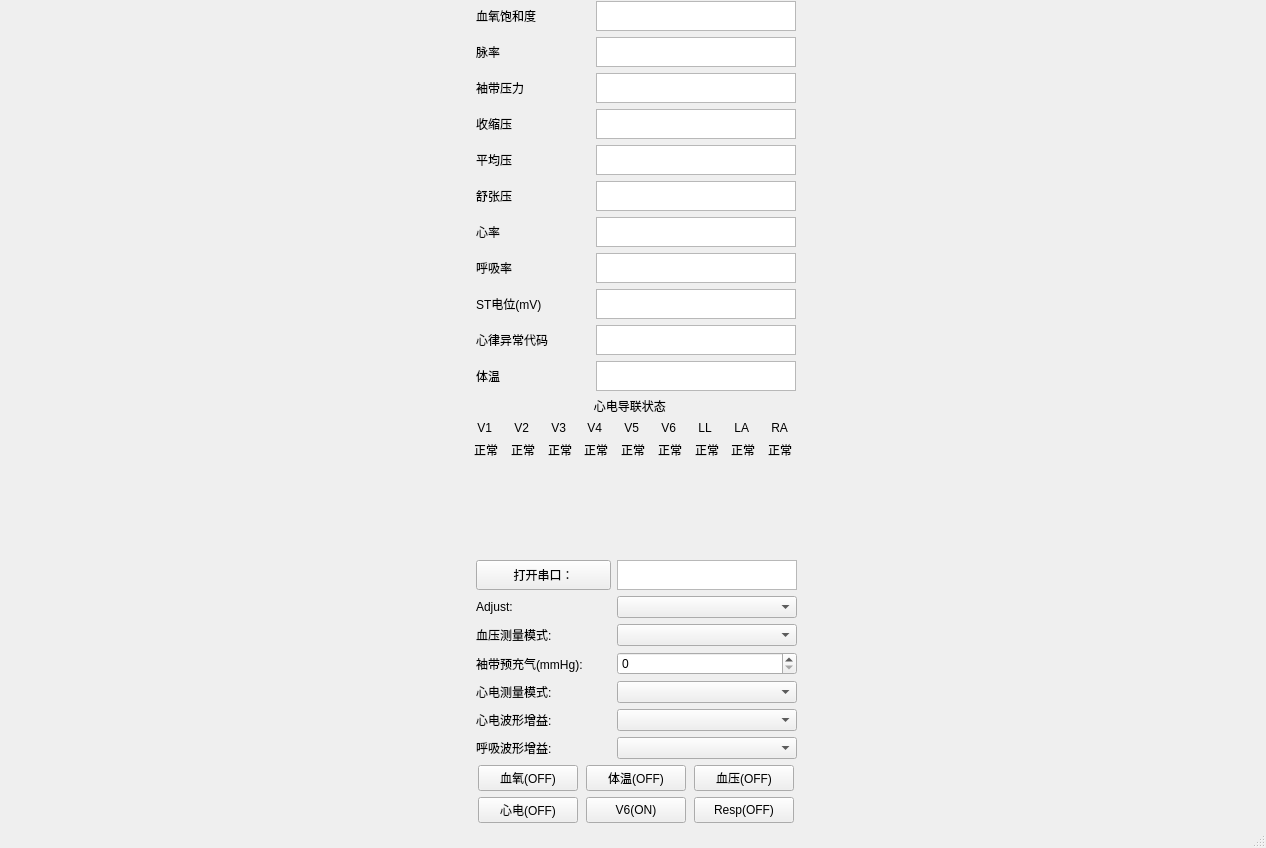
<?xml version="1.0" encoding="UTF-8"?>
<ui version="4.0">
 <class>MainWindow</class>
 <widget class="QMainWindow" name="MainWindow">
  <property name="geometry">
   <rect>
    <x>0</x>
    <y>0</y>
    <width>1266</width>
    <height>848</height>
   </rect>
  </property>
  <property name="windowTitle">
   <string>PM1200 监护仪</string>
  </property>
  <widget class="QWidget" name="centralwidget">
   <layout class="QVBoxLayout" name="verticalLayout">
    <property name="leftMargin">
     <number>9</number>
    </property>
    <property name="topMargin">
     <number>1</number>
    </property>
    <property name="rightMargin">
     <number>1</number>
    </property>
    <property name="bottomMargin">
     <number>1</number>
    </property>
    <item>
     <layout class="QGridLayout" name="mainLayout" columnstretch="0,1">
      <item row="0" column="0">
       <layout class="QGridLayout" name="layoutValue" columnstretch="0,1" columnminimumwidth="0,1">
        <item row="0" column="1">
         <widget class="QTextBrowser" name="TextBrowserSPO2">
          <property name="maximumSize">
           <size>
            <width>200</width>
            <height>30</height>
           </size>
          </property>
         </widget>
        </item>
        <item row="1" column="0">
         <widget class="QLabel" name="labelPR">
          <property name="text">
           <string>脉率</string>
          </property>
         </widget>
        </item>
        <item row="1" column="1">
         <widget class="QTextBrowser" name="TextBrowserPR">
          <property name="maximumSize">
           <size>
            <width>200</width>
            <height>30</height>
           </size>
          </property>
         </widget>
        </item>
        <item row="2" column="0">
         <widget class="QLabel" name="labelCuff">
          <property name="text">
           <string>袖带压力</string>
          </property>
         </widget>
        </item>
        <item row="2" column="1">
         <widget class="QTextBrowser" name="TextBrowserCuff">
          <property name="maximumSize">
           <size>
            <width>200</width>
            <height>30</height>
           </size>
          </property>
         </widget>
        </item>
        <item row="3" column="0">
         <widget class="QLabel" name="labelSys">
          <property name="text">
           <string>收缩压</string>
          </property>
         </widget>
        </item>
        <item row="3" column="1">
         <widget class="QTextBrowser" name="TextBrowserSys">
          <property name="maximumSize">
           <size>
            <width>200</width>
            <height>30</height>
           </size>
          </property>
         </widget>
        </item>
        <item row="4" column="0">
         <widget class="QLabel" name="labelMean">
          <property name="text">
           <string>平均压</string>
          </property>
         </widget>
        </item>
        <item row="4" column="1">
         <widget class="QTextBrowser" name="TextBrowserMean">
          <property name="maximumSize">
           <size>
            <width>200</width>
            <height>30</height>
           </size>
          </property>
         </widget>
        </item>
        <item row="5" column="0">
         <widget class="QLabel" name="labelDia">
          <property name="text">
           <string>舒张压</string>
          </property>
         </widget>
        </item>
        <item row="5" column="1">
         <widget class="QTextBrowser" name="TextBrowserDia">
          <property name="maximumSize">
           <size>
            <width>200</width>
            <height>30</height>
           </size>
          </property>
         </widget>
        </item>
        <item row="6" column="0">
         <widget class="QLabel" name="labelHR">
          <property name="text">
           <string>心率</string>
          </property>
         </widget>
        </item>
        <item row="6" column="1">
         <widget class="QTextBrowser" name="TextBrowserHR">
          <property name="maximumSize">
           <size>
            <width>200</width>
            <height>30</height>
           </size>
          </property>
         </widget>
        </item>
        <item row="7" column="0">
         <widget class="QLabel" name="labelRR">
          <property name="text">
           <string>呼吸率</string>
          </property>
         </widget>
        </item>
        <item row="7" column="1">
         <widget class="QTextBrowser" name="TextBrowserRR">
          <property name="maximumSize">
           <size>
            <width>200</width>
            <height>30</height>
           </size>
          </property>
         </widget>
        </item>
        <item row="8" column="0">
         <widget class="QLabel" name="labelST">
          <property name="text">
           <string>ST电位(mV)</string>
          </property>
         </widget>
        </item>
        <item row="8" column="1">
         <widget class="QTextBrowser" name="TextBrowserST">
          <property name="maximumSize">
           <size>
            <width>200</width>
            <height>30</height>
           </size>
          </property>
         </widget>
        </item>
        <item row="9" column="0">
         <widget class="QLabel" name="labelARR">
          <property name="maximumSize">
           <size>
            <width>112</width>
            <height>30</height>
           </size>
          </property>
          <property name="text">
           <string>心律异常代码</string>
          </property>
         </widget>
        </item>
        <item row="9" column="1">
         <widget class="QTextBrowser" name="TextBrowserARR">
          <property name="maximumSize">
           <size>
            <width>200</width>
            <height>30</height>
           </size>
          </property>
         </widget>
        </item>
        <item row="10" column="0">
         <widget class="QLabel" name="labelTemp1">
          <property name="text">
           <string>体温</string>
          </property>
         </widget>
        </item>
        <item row="10" column="1">
         <widget class="QTextBrowser" name="TextBrowserTemp1">
          <property name="maximumSize">
           <size>
            <width>200</width>
            <height>30</height>
           </size>
          </property>
         </widget>
        </item>
        <item row="0" column="0">
         <widget class="QLabel" name="labelSPO2">
          <property name="text">
           <string>血氧饱和度</string>
          </property>
         </widget>
        </item>
       </layout>
      </item>
      <item row="0" column="1" rowspan="4">
       <layout class="QGridLayout" name="layoutWidget">
        <property name="leftMargin">
         <number>0</number>
        </property>
        <property name="topMargin">
         <number>0</number>
        </property>
        <property name="rightMargin">
         <number>0</number>
        </property>
        <property name="bottomMargin">
         <number>0</number>
        </property>
       </layout>
      </item>
      <item row="1" column="0">
       <layout class="QGridLayout" name="layoutECGLead">
        <item row="0" column="3" colspan="3">
         <widget class="QLabel" name="labelGroupName">
          <property name="text">
           <string>   心电导联状态</string>
          </property>
         </widget>
        </item>
        <item row="1" column="0">
         <widget class="QLabel" name="labelV1">
          <property name="text">
           <string> V1</string>
          </property>
         </widget>
        </item>
        <item row="1" column="1">
         <widget class="QLabel" name="labelV2">
          <property name="text">
           <string> V2</string>
          </property>
         </widget>
        </item>
        <item row="1" column="2">
         <widget class="QLabel" name="labelV3">
          <property name="text">
           <string> V3</string>
          </property>
         </widget>
        </item>
        <item row="1" column="3">
         <widget class="QLabel" name="labelV4">
          <property name="text">
           <string> V4</string>
          </property>
         </widget>
        </item>
        <item row="1" column="4">
         <widget class="QLabel" name="labelV5">
          <property name="text">
           <string> V5</string>
          </property>
         </widget>
        </item>
        <item row="1" column="5">
         <widget class="QLabel" name="labelV6">
          <property name="text">
           <string> V6</string>
          </property>
         </widget>
        </item>
        <item row="1" column="6">
         <widget class="QLabel" name="labelLL">
          <property name="text">
           <string> LL</string>
          </property>
         </widget>
        </item>
        <item row="1" column="7">
         <widget class="QLabel" name="labelLA">
          <property name="text">
           <string> LA</string>
          </property>
         </widget>
        </item>
        <item row="1" column="8">
         <widget class="QLabel" name="labelRA">
          <property name="text">
           <string> RA</string>
          </property>
         </widget>
        </item>
        <item row="2" column="0">
         <widget class="QLabel" name="labelV1S">
          <property name="text">
           <string>正常</string>
          </property>
         </widget>
        </item>
        <item row="2" column="1">
         <widget class="QLabel" name="labelV2S">
          <property name="text">
           <string>正常</string>
          </property>
         </widget>
        </item>
        <item row="2" column="2">
         <widget class="QLabel" name="labelV3S">
          <property name="text">
           <string>正常</string>
          </property>
         </widget>
        </item>
        <item row="2" column="3">
         <widget class="QLabel" name="labelV4S">
          <property name="text">
           <string>正常</string>
          </property>
         </widget>
        </item>
        <item row="2" column="4">
         <widget class="QLabel" name="labelV5S">
          <property name="text">
           <string>正常</string>
          </property>
         </widget>
        </item>
        <item row="2" column="5">
         <widget class="QLabel" name="labelV6S">
          <property name="text">
           <string>正常</string>
          </property>
         </widget>
        </item>
        <item row="2" column="6">
         <widget class="QLabel" name="labelLLS">
          <property name="text">
           <string>正常</string>
          </property>
         </widget>
        </item>
        <item row="2" column="7">
         <widget class="QLabel" name="labelLAS">
          <property name="text">
           <string>正常</string>
          </property>
         </widget>
        </item>
        <item row="2" column="8">
         <widget class="QLabel" name="labelRAS">
          <property name="text">
           <string>正常</string>
          </property>
         </widget>
        </item>
       </layout>
      </item>
      <item row="2" column="0">
       <spacer name="spacerOne">
        <property name="orientation">
         <enum>Qt::Vertical</enum>
        </property>
        <property name="sizeType">
         <enum>QSizePolicy::Expanding</enum>
        </property>
        <property name="sizeHint" stdset="0">
         <size>
          <width>318</width>
          <height>13</height>
         </size>
        </property>
       </spacer>
      </item>
      <item row="3" column="0">
       <layout class="QGridLayout" name="layoutButtonAndPar">
        <property name="leftMargin">
         <number>2</number>
        </property>
        <property name="topMargin">
         <number>2</number>
        </property>
        <property name="rightMargin">
         <number>2</number>
        </property>
        <property name="bottomMargin">
         <number>2</number>
        </property>
        <item row="0" column="0">
         <layout class="QGridLayout" name="layoutPar">
          <item row="0" column="0">
           <widget class="QPushButton" name="btnSer">
            <property name="maximumSize">
             <size>
              <width>135</width>
              <height>30</height>
             </size>
            </property>
            <property name="text">
             <string>打开串口：</string>
            </property>
           </widget>
          </item>
          <item row="0" column="1">
           <widget class="QTextEdit" name="textEditSer">
            <property name="maximumSize">
             <size>
              <width>180</width>
              <height>30</height>
             </size>
            </property>
           </widget>
          </item>
          <item row="1" column="0">
           <widget class="QLabel" name="labelAdjust">
            <property name="text">
             <string>Adjust:</string>
            </property>
           </widget>
          </item>
          <item row="1" column="1">
           <widget class="QComboBox" name="comboAdjust"/>
          </item>
          <item row="2" column="0">
           <widget class="QLabel" name="labelBPModel">
            <property name="text">
             <string>血压测量模式:</string>
            </property>
           </widget>
          </item>
          <item row="2" column="1">
           <widget class="QComboBox" name="comboBPModel"/>
          </item>
          <item row="3" column="0">
           <widget class="QLabel" name="labelBloodPre">
            <property name="maximumSize">
             <size>
              <width>16777215</width>
              <height>16777215</height>
             </size>
            </property>
            <property name="text">
             <string>袖带预充气(mmHg):</string>
            </property>
           </widget>
          </item>
          <item row="3" column="1">
           <widget class="QSpinBox" name="spinBoxBP"/>
          </item>
          <item row="4" column="0">
           <widget class="QLabel" name="labelECG">
            <property name="text">
             <string>心电测量模式:</string>
            </property>
           </widget>
          </item>
          <item row="4" column="1">
           <widget class="QComboBox" name="comboECGModel"/>
          </item>
          <item row="5" column="0">
           <widget class="QLabel" name="labelECGGain">
            <property name="text">
             <string>心电波形增益:</string>
            </property>
           </widget>
          </item>
          <item row="5" column="1">
           <widget class="QComboBox" name="comboECGGain"/>
          </item>
          <item row="6" column="0">
           <widget class="QLabel" name="labelRespGain">
            <property name="text">
             <string>呼吸波形增益:</string>
            </property>
           </widget>
          </item>
          <item row="6" column="1">
           <widget class="QComboBox" name="comboRespGain"/>
          </item>
         </layout>
        </item>
        <item row="1" column="0">
         <layout class="QGridLayout" name="layoutButton">
          <item row="0" column="0">
           <widget class="QPushButton" name="btnSPO2">
            <property name="maximumSize">
             <size>
              <width>100</width>
              <height>30</height>
             </size>
            </property>
            <property name="text">
             <string>血氧(OFF)</string>
            </property>
           </widget>
          </item>
          <item row="0" column="1">
           <widget class="QPushButton" name="btnTemp">
            <property name="maximumSize">
             <size>
              <width>100</width>
              <height>30</height>
             </size>
            </property>
            <property name="text">
             <string>体温(OFF)</string>
            </property>
           </widget>
          </item>
          <item row="0" column="2">
           <widget class="QPushButton" name="btnBloodPre">
            <property name="maximumSize">
             <size>
              <width>100</width>
              <height>30</height>
             </size>
            </property>
            <property name="text">
             <string>血压(OFF)</string>
            </property>
           </widget>
          </item>
          <item row="1" column="0">
           <widget class="QPushButton" name="btnECG">
            <property name="maximumSize">
             <size>
              <width>100</width>
              <height>30</height>
             </size>
            </property>
            <property name="text">
             <string>心电(OFF)</string>
            </property>
           </widget>
          </item>
          <item row="1" column="1">
           <widget class="QPushButton" name="btnV6">
            <property name="maximumSize">
             <size>
              <width>100</width>
              <height>30</height>
             </size>
            </property>
            <property name="text">
             <string>V6(ON)</string>
            </property>
           </widget>
          </item>
          <item row="1" column="2">
           <widget class="QPushButton" name="btnResp">
            <property name="maximumSize">
             <size>
              <width>100</width>
              <height>30</height>
             </size>
            </property>
            <property name="text">
             <string>Resp(OFF)</string>
            </property>
           </widget>
          </item>
         </layout>
        </item>
       </layout>
      </item>
     </layout>
    </item>
   </layout>
  </widget>
  <widget class="QStatusBar" name="statusbar"/>
  <widget class="QMenuBar" name="menubar">
   <property name="geometry">
    <rect>
     <x>0</x>
     <y>0</y>
     <width>1266</width>
     <height>22</height>
    </rect>
   </property>
  </widget>
 </widget>
 <resources/>
 <connections/>
</ui>
